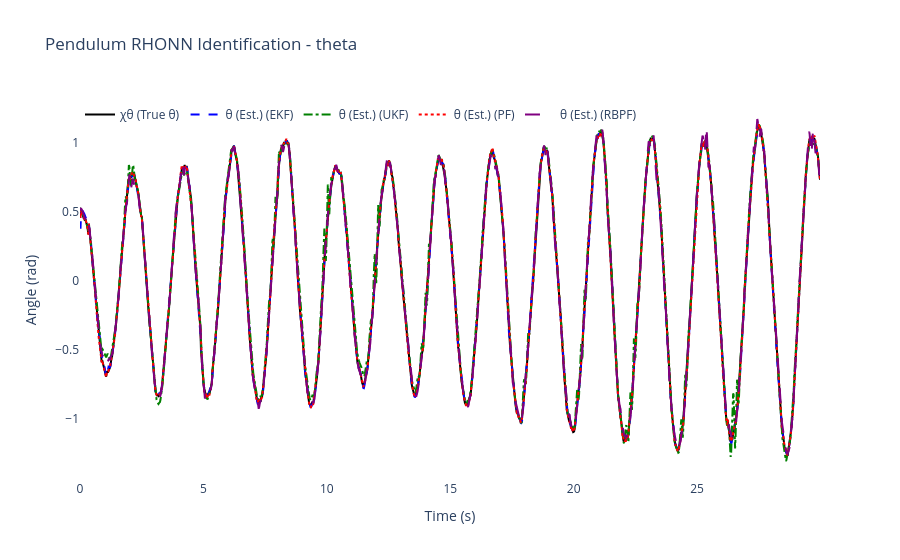
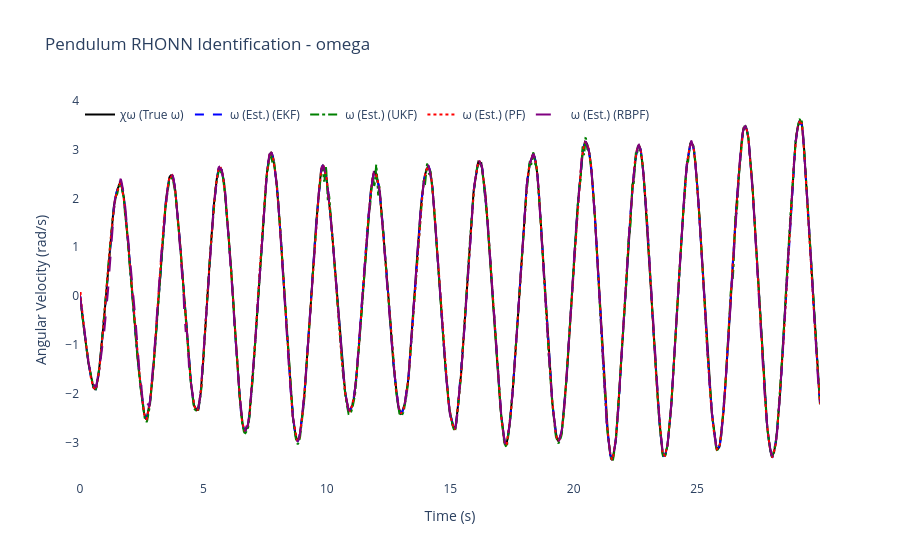
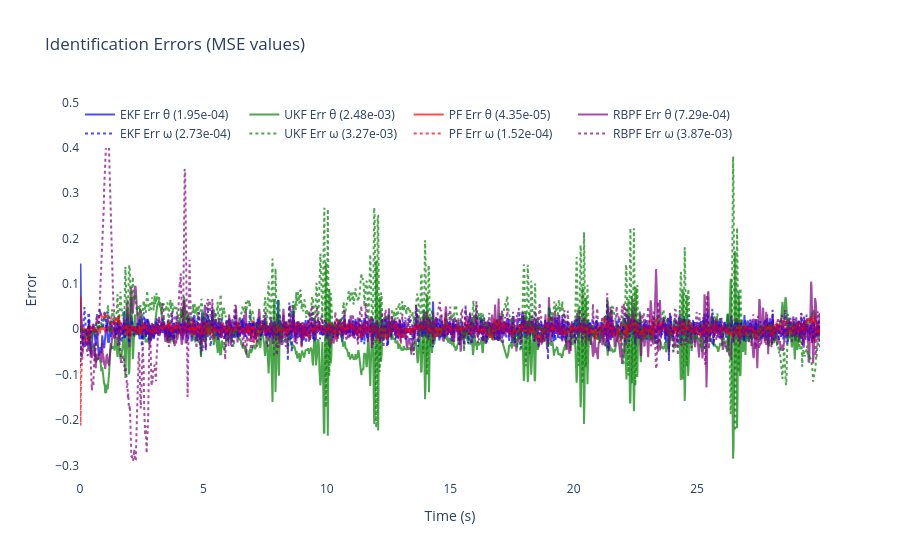
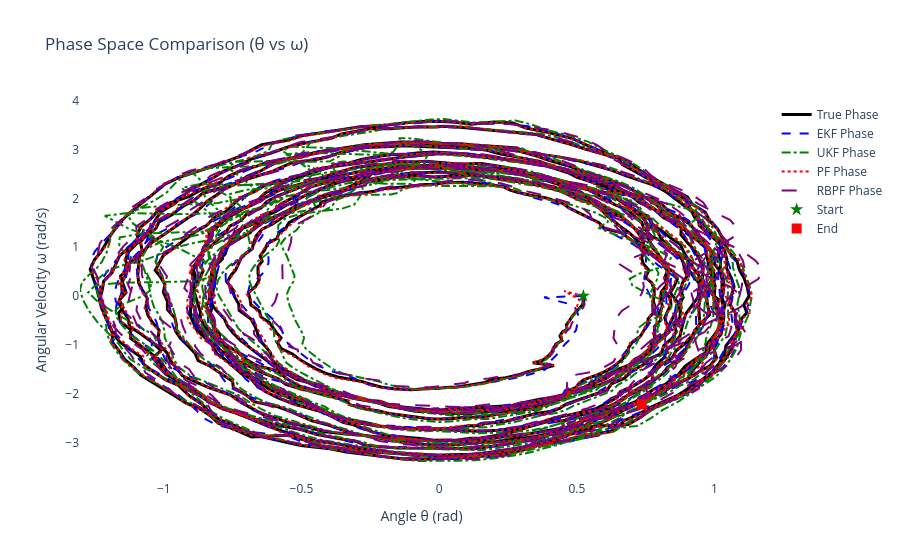

These figures' notebook cell, in order:
### Code cell
# ============================================================
# 6) Results & plots for Nonlinear Pendulum
# ============================================================

mse_theta_ekf = np.mean((x_true[:, 0] - x_hat_ekf[:, 0])**2)
mse_omega_ekf = np.mean((x_true[:, 1] - x_hat_ekf[:, 1])**2)

mse_theta_ukf = np.mean((x_true[:, 0] - x_hat_ukf[:, 0])**2)
mse_omega_ukf = np.mean((x_true[:, 1] - x_hat_ukf[:, 1])**2)

mse_theta_pf = np.mean((x_true[:, 0] - x_hat_pf[:, 0])**2)
mse_omega_pf = np.mean((x_true[:, 1] - x_hat_pf[:, 1])**2)

mse_theta_rbpf = np.mean((x_true[:, 0] - x_hat_rbpf[:, 0])**2)
mse_omega_rbpf = np.mean((x_true[:, 1] - x_hat_rbpf[:, 1])**2)

mse_total_ekf = mse_theta_ekf + mse_omega_ekf
mse_total_ukf = mse_theta_ukf + mse_omega_ukf
mse_total_pf = mse_theta_pf + mse_omega_pf
mse_total_rbpf = mse_theta_rbpf + mse_omega_rbpf
mse_totals = {'EKF': mse_total_ekf, 'UKF': mse_total_ukf, 'PF': mse_total_pf, 'RBPF': mse_total_rbpf}
best_filter = min(mse_totals, key=mse_totals.get)


print("🎯" + "="*65)
print(f"🏆 MEJOR FILTRO: {best_filter} (MSE total: {mse_totals[best_filter]:.6f})")
print(f"🎲 SEMILLA USADA: {RANDOM_SEED}")
print("="*67)


print(f"\nFinal EKF-RHONN Weights:")
for i in range(2):
    state_names = ['theta', 'omega']
    print(f"  Neuron {i+1} ({state_names[i]}): {ekf_trainer.weights[i]}")

print(f"\nFinal UKF-RHONN Weights:")
for i in range(2):
    state_names = ['theta', 'omega']
    print(f"  Neuron {i+1} ({state_names[i]}): {ukf_trainer.weights[i]}")

print(f"\nFinal PF-RHONN Weight Estimates:")
pf_estimates = pf_trainer.get_estimate()
for i in range(2):
    state_names = ['theta', 'omega']
    print(f"  Neuron {i+1} ({state_names[i]}): {pf_estimates[i]}")

print(f"\nFinal RBPF-RHONN Weight Estimates:")
rbpf_estimates = rbpf_trainer.get_estimate()
for i in range(2):
    state_names = ['theta', 'omega']
    print(f"  Neuron {i+1} ({state_names[i]}): {rbpf_estimates[i]}")

print("\n--- Performance Comparison (MSE) ---")
print(f"EKF  MSE theta: {mse_theta_ekf:.6f}")
print(f"EKF  MSE omega: {mse_omega_ekf:.6f}")
print(f"UKF  MSE theta: {mse_theta_ukf:.6f}")
print(f"UKF  MSE omega: {mse_omega_ukf:.6f}")
print(f"PF   MSE theta: {mse_theta_pf:.6f}")
print(f"PF   MSE omega: {mse_omega_pf:.6f}")
print(f"RBPF MSE theta: {mse_theta_rbpf:.6f}")
print(f"RBPF MSE omega: {mse_omega_rbpf:.6f}")

states_info = [
    {'idx': 0, 'var': 'theta', 'desc': 'Angle', 'y_label': 'Angle (rad)', 'chi': 'χθ (True θ)', 'x': 'θ (Est.)'},
    {'idx': 1, 'var': 'omega', 'desc': 'Angular Velocity', 'y_label': 'Angular Velocity (rad/s)', 'chi': 'χω (True ω)', 'x': 'ω (Est.)'}
]

for state_info in states_info:
    i = state_info['idx']
    trace_plant = go.Scatter(x=t_history, y=x_true[:, i], mode='lines', name=state_info['chi'], line=dict(color='black', width=2))
    trace_ekf = go.Scatter(x=t_history, y=x_hat_ekf[:, i], mode='lines', name=f"{state_info['x']} (EKF)", line=dict(dash='dash', color='blue'))
    trace_ukf = go.Scatter(x=t_history, y=x_hat_ukf[:, i], mode='lines', name=f"{state_info['x']} (UKF)", line=dict(dash='dashdot', color='green'))
    trace_pf = go.Scatter(x=t_history, y=x_hat_pf[:, i], mode='lines', name=f"{state_info['x']} (PF)", line=dict(dash='dot', color='red'))
    trace_rbpf = go.Scatter(x=t_history, y=x_hat_rbpf[:, i], mode='lines', name=f"{state_info['x']} (RBPF)", line=dict(dash='longdash', color='purple'))
    fig = go.Figure([trace_plant, trace_ekf, trace_ukf, trace_pf, trace_rbpf])
    fig.update_layout(title=f'Pendulum RHONN Identification - {state_info["var"]}', xaxis_title='Time (s)', yaxis_title=state_info['y_label'], legend=dict(x=0, y=1, orientation='h'), font=dict(size=12), plot_bgcolor='white', paper_bgcolor='white')
    fig.show()

error_theta_ekf = x_true[:, 0] - x_hat_ekf[:, 0]
error_omega_ekf = x_true[:, 1] - x_hat_ekf[:, 1]
error_theta_ukf = x_true[:, 0] - x_hat_ukf[:, 0]
error_omega_ukf = x_true[:, 1] - x_hat_ukf[:, 1]
error_theta_pf = x_true[:, 0] - x_hat_pf[:, 0]
error_omega_pf = x_true[:, 1] - x_hat_pf[:, 1]
error_theta_rbpf = x_true[:, 0] - x_hat_rbpf[:, 0]
error_omega_rbpf = x_true[:, 1] - x_hat_rbpf[:, 1]

fig2 = go.Figure()
fig2.add_trace(go.Scatter(x=t_history, y=error_theta_ekf, mode='lines', name=f'EKF Err θ ({mse_theta_ekf:.2e})', opacity=0.7, line=dict(color='blue')))
fig2.add_trace(go.Scatter(x=t_history, y=error_theta_ukf, mode='lines', name=f'UKF Err θ ({mse_theta_ukf:.2e})', opacity=0.7, line=dict(color='green')))
fig2.add_trace(go.Scatter(x=t_history, y=error_theta_pf, mode='lines', name=f'PF Err θ ({mse_theta_pf:.2e})', opacity=0.7, line=dict(color='red')))
fig2.add_trace(go.Scatter(x=t_history, y=error_theta_rbpf, mode='lines', name=f'RBPF Err θ ({mse_theta_rbpf:.2e})', opacity=0.7, line=dict(color='purple')))
fig2.add_trace(go.Scatter(x=t_history, y=error_omega_ekf, mode='lines', name=f'EKF Err ω ({mse_omega_ekf:.2e})', opacity=0.7, line=dict(color='blue', dash='dot')))
fig2.add_trace(go.Scatter(x=t_history, y=error_omega_ukf, mode='lines', name=f'UKF Err ω ({mse_omega_ukf:.2e})', opacity=0.7, line=dict(color='green', dash='dot')))
fig2.add_trace(go.Scatter(x=t_history, y=error_omega_pf, mode='lines', name=f'PF Err ω ({mse_omega_pf:.2e})', opacity=0.7, line=dict(color='red', dash='dot')))
fig2.add_trace(go.Scatter(x=t_history, y=error_omega_rbpf, mode='lines', name=f'RBPF Err ω ({mse_omega_rbpf:.2e})', opacity=0.7, line=dict(color='purple', dash='dot')))
fig2.update_layout(title='Identification Errors (MSE values)', xaxis_title='Time (s)', yaxis_title='Error', legend=dict(x=0, y=1, orientation='h'), font=dict(size=12), plot_bgcolor='white', paper_bgcolor='white')
fig2.show()

# Phase space plot (θ vs ω)
fig_phase = go.Figure()
fig_phase.add_trace(go.Scatter(x=x_true[:, 0], y=x_true[:, 1], mode='lines', name='True Phase', line=dict(color='black', width=3)))
fig_phase.add_trace(go.Scatter(x=x_hat_ekf[:, 0], y=x_hat_ekf[:, 1], mode='lines', name='EKF Phase', line=dict(color='blue', width=2, dash='dash')))
fig_phase.add_trace(go.Scatter(x=x_hat_ukf[:, 0], y=x_hat_ukf[:, 1], mode='lines', name='UKF Phase', line=dict(color='green', width=2, dash='dashdot')))
fig_phase.add_trace(go.Scatter(x=x_hat_pf[:, 0], y=x_hat_pf[:, 1], mode='lines', name='PF Phase', line=dict(color='red', width=2, dash='dot')))
fig_phase.add_trace(go.Scatter(x=x_hat_rbpf[:, 0], y=x_hat_rbpf[:, 1], mode='lines', name='RBPF Phase', line=dict(color='purple', width=2, dash='longdash')))
fig_phase.add_trace(go.Scatter(x=[x_true[0, 0]], y=[x_true[0, 1]], mode='markers', name='Start', marker=dict(color='green', size=10, symbol='star')))
fig_phase.add_trace(go.Scatter(x=[x_true[-1, 0]], y=[x_true[-1, 1]], mode='markers', name='End', marker=dict(color='red', size=10, symbol='square')))
fig_phase.update_layout(title='Phase Space Comparison (θ vs ω)', xaxis_title='Angle θ (rad)', yaxis_title='Angular Velocity ω (rad/s)', font=dict(size=12), plot_bgcolor='white', paper_bgcolor='white', showlegend=True)
fig_phase.show()


# === RESUMEN DE RENDIMIENTO CON SEMILLA ===
print("\n📊 MSE Desglosado por Filtro:")
print(f"   EKF: {mse_total_ekf:.6f}  |  UKF: {mse_total_ukf:.6f}  |  PF: {mse_total_pf:.6f}  |  RBPF: {mse_total_rbpf:.6f}")

print("\n⏱️ Tiempo de Entrenamiento por Filtro:")
print(f"   EKF: {training_times['EKF']:.4f}s  |  UKF: {training_times['UKF']:.4f}s  |  PF: {training_times['PF']:.4f}s  |  RBPF: {training_times['RBPF']:.4f}s")
print(f"   Total Simulación: {total_simulation_time:.4f}s")

# Calculate relative computational efficiency
fastest_filter = min(training_times, key=training_times.get)
efficiency_ratios = {name: training_times[name]/training_times[fastest_filter] for name in training_times.keys()}
print("\n🚀 Eficiencia Computacional (relativo al más rápido):")
for name, ratio in efficiency_ratios.items():
    efficiency_pct = 100/ratio if ratio > 0 else 0
    print(f"   {name}: {ratio:.2f}x slower ({efficiency_pct:.1f}% efficiency)")

print(f"\n💡 Para reproducir estos resultados:")
print(f"   Principal: RANDOM_SEED = {RANDOM_SEED}")
print(f"   DE Optim.: DE_SEED = {(RANDOM_SEED + 12345) % 100000}")
print(f"   (Cambia línea 8 en celda 4 para usar semilla principal)")

# --- Parameter summary ---
print("\n--- Optimized Parameter Summary ---")
print(f"EKF params: Q={ekf_trainer.Q[0][0,0]:.3e} R={ekf_trainer.R[0][0]:.3e} P0~{ekf_trainer.P[0][0,0]:.3e} eta={ekf_trainer.eta:.3f}")
print(f"UKF params: alpha={ukf_trainer.alpha:.3e} eta={ukf_trainer.eta:.3f} Qdiag={ukf_trainer.Q[0][0,0]:.3e} R={ukf_trainer.R[0][0]:.3e}")
print(f"PF params: Q_std={pf_trainer.Q_std} R_std={pf_trainer.R_std} ESS_th={pf_trainer.ess_threshold:.1f} n_particles={pf_trainer.n_particles}")
print(f"RBPF params: Q_std={rbpf_trainer.Q_std} R_std={rbpf_trainer.R_std} ESS_th={rbpf_trainer.ess_threshold:.1f} n_particles={rbpf_trainer.n_particles} linear_dims={rbpf_trainer.n_linear}/{rbpf_trainer.num_weights_per_neuron}")

print("\nOptimization + simulation complete.")

# 58865

### Figure 1 — Plotly figure (JSON) as saved in the notebook; plotly's stock layout.template omitted (floating-point values rounded to 4 significant figures; data arrays with more than 128 entries replaced by an {"elided": "..."} marker saying what was removed)
{"data": [{"line": {"color": "black", "width": 2}, "mode": "lines", "name": "χθ (True θ)", "type": "scatter", "x": {"elided": "1500 float values"}, "y": {"elided": "1500 float values"}}, {"line": {"color": "blue", "dash": "dash"}, "mode": "lines", "name": "θ (Est.) (EKF)", "type": "scatter", "x": {"elided": "1500 float values"}, "y": {"elided": "1500 float values"}}, {"line": {"color": "green", "dash": "dashdot"}, "mode": "lines", "name": "θ (Est.) (UKF)", "type": "scatter", "x": {"elided": "1500 float values"}, "y": {"elided": "1500 float values"}}, {"line": {"color": "red", "dash": "dot"}, "mode": "lines", "name": "θ (Est.) (PF)", "type": "scatter", "x": {"elided": "1500 float values"}, "y": {"elided": "1500 float values"}}, {"line": {"color": "purple", "dash": "longdash"}, "mode": "lines", "name": "θ (Est.) (RBPF)", "type": "scatter", "x": {"elided": "1500 float values"}, "y": {"elided": "1500 float values"}}], "layout": {"font": {"size": 12}, "legend": {"orientation": "h", "x": 0, "y": 1}, "paper_bgcolor": "white", "plot_bgcolor": "white", "title": {"text": "Pendulum RHONN Identification - theta"}, "xaxis": {"title": {"text": "Time (s)"}}, "yaxis": {"title": {"text": "Angle (rad)"}}}}

### Figure 2 — Plotly figure (JSON) as saved in the notebook; plotly's stock layout.template omitted (floating-point values rounded to 4 significant figures; data arrays with more than 128 entries replaced by an {"elided": "..."} marker saying what was removed)
{"data": [{"line": {"color": "black", "width": 2}, "mode": "lines", "name": "χω (True ω)", "type": "scatter", "x": {"elided": "1500 float values"}, "y": {"elided": "1500 float values"}}, {"line": {"color": "blue", "dash": "dash"}, "mode": "lines", "name": "ω (Est.) (EKF)", "type": "scatter", "x": {"elided": "1500 float values"}, "y": {"elided": "1500 float values"}}, {"line": {"color": "green", "dash": "dashdot"}, "mode": "lines", "name": "ω (Est.) (UKF)", "type": "scatter", "x": {"elided": "1500 float values"}, "y": {"elided": "1500 float values"}}, {"line": {"color": "red", "dash": "dot"}, "mode": "lines", "name": "ω (Est.) (PF)", "type": "scatter", "x": {"elided": "1500 float values"}, "y": {"elided": "1500 float values"}}, {"line": {"color": "purple", "dash": "longdash"}, "mode": "lines", "name": "ω (Est.) (RBPF)", "type": "scatter", "x": {"elided": "1500 float values"}, "y": {"elided": "1500 float values"}}], "layout": {"font": {"size": 12}, "legend": {"orientation": "h", "x": 0, "y": 1}, "paper_bgcolor": "white", "plot_bgcolor": "white", "title": {"text": "Pendulum RHONN Identification - omega"}, "xaxis": {"title": {"text": "Time (s)"}}, "yaxis": {"title": {"text": "Angular Velocity (rad/s)"}}}}

### Figure 3 — Plotly figure (JSON) as saved in the notebook; plotly's stock layout.template omitted (floating-point values rounded to 4 significant figures; data arrays with more than 128 entries replaced by an {"elided": "..."} marker saying what was removed)
{"data": [{"line": {"color": "blue"}, "mode": "lines", "name": "EKF Err θ (1.95e-04)", "opacity": 0.7, "type": "scatter", "x": {"elided": "1500 float values"}, "y": {"elided": "1500 float values"}}, {"line": {"color": "green"}, "mode": "lines", "name": "UKF Err θ (2.48e-03)", "opacity": 0.7, "type": "scatter", "x": {"elided": "1500 float values"}, "y": {"elided": "1500 float values"}}, {"line": {"color": "red"}, "mode": "lines", "name": "PF Err θ (4.35e-05)", "opacity": 0.7, "type": "scatter", "x": {"elided": "1500 float values"}, "y": {"elided": "1500 float values"}}, {"line": {"color": "purple"}, "mode": "lines", "name": "RBPF Err θ (7.29e-04)", "opacity": 0.7, "type": "scatter", "x": {"elided": "1500 float values"}, "y": {"elided": "1500 float values"}}, {"line": {"color": "blue", "dash": "dot"}, "mode": "lines", "name": "EKF Err ω (2.73e-04)", "opacity": 0.7, "type": "scatter", "x": {"elided": "1500 float values"}, "y": {"elided": "1500 float values"}}, {"line": {"color": "green", "dash": "dot"}, "mode": "lines", "name": "UKF Err ω (3.27e-03)", "opacity": 0.7, "type": "scatter", "x": {"elided": "1500 float values"}, "y": {"elided": "1500 float values"}}, {"line": {"color": "red", "dash": "dot"}, "mode": "lines", "name": "PF Err ω (1.52e-04)", "opacity": 0.7, "type": "scatter", "x": {"elided": "1500 float values"}, "y": {"elided": "1500 float values"}}, {"line": {"color": "purple", "dash": "dot"}, "mode": "lines", "name": "RBPF Err ω (3.87e-03)", "opacity": 0.7, "type": "scatter", "x": {"elided": "1500 float values"}, "y": {"elided": "1500 float values"}}], "layout": {"font": {"size": 12}, "legend": {"orientation": "h", "x": 0, "y": 1}, "paper_bgcolor": "white", "plot_bgcolor": "white", "title": {"text": "Identification Errors (MSE values)"}, "xaxis": {"title": {"text": "Time (s)"}}, "yaxis": {"title": {"text": "Error"}}}}

### Figure 4 — Plotly figure (JSON) as saved in the notebook; plotly's stock layout.template omitted (floating-point values rounded to 4 significant figures; data arrays with more than 128 entries replaced by an {"elided": "..."} marker saying what was removed)
{"data": [{"line": {"color": "black", "width": 3}, "mode": "lines", "name": "True Phase", "type": "scatter", "x": {"elided": "1500 float values"}, "y": {"elided": "1500 float values"}}, {"line": {"color": "blue", "dash": "dash", "width": 2}, "mode": "lines", "name": "EKF Phase", "type": "scatter", "x": {"elided": "1500 float values"}, "y": {"elided": "1500 float values"}}, {"line": {"color": "green", "dash": "dashdot", "width": 2}, "mode": "lines", "name": "UKF Phase", "type": "scatter", "x": {"elided": "1500 float values"}, "y": {"elided": "1500 float values"}}, {"line": {"color": "red", "dash": "dot", "width": 2}, "mode": "lines", "name": "PF Phase", "type": "scatter", "x": {"elided": "1500 float values"}, "y": {"elided": "1500 float values"}}, {"line": {"color": "purple", "dash": "longdash", "width": 2}, "mode": "lines", "name": "RBPF Phase", "type": "scatter", "x": {"elided": "1500 float values"}, "y": {"elided": "1500 float values"}}, {"marker": {"color": "green", "size": 10, "symbol": "star"}, "mode": "markers", "name": "Start", "type": "scatter", "x": [0.5236], "y": [0]}, {"marker": {"color": "red", "size": 10, "symbol": "square"}, "mode": "markers", "name": "End", "type": "scatter", "x": [0.7353], "y": [-2.222]}], "layout": {"font": {"size": 12}, "paper_bgcolor": "white", "plot_bgcolor": "white", "showlegend": true, "title": {"text": "Phase Space Comparison (θ vs ω)"}, "xaxis": {"title": {"text": "Angle θ (rad)"}}, "yaxis": {"title": {"text": "Angular Velocity ω (rad/s)"}}}}
